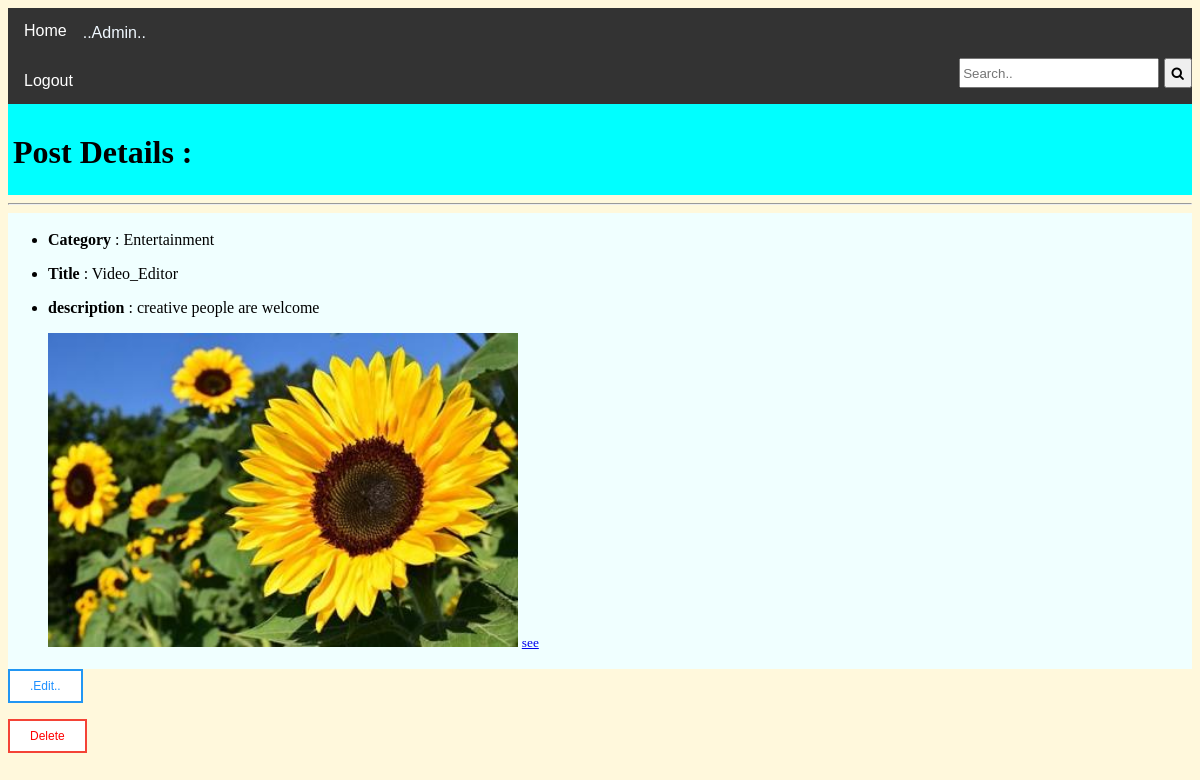
Screenshot of /employer/post-show/3 (signed in) with the database file from the repository.
### Post/models.py (models this page shows, shortened)
class Post(models.Model):
    category = models.CharField(max_length = 50 , choices = category_choices)
    title    = models.CharField(max_length = 50 , choices = title_choice )
    image    = models.ImageField(upload_to = "Company/Post/" )
    descript = models.TextField(blank = True)
    owner    = models.ForeignKey( Company , on_delete = models.CASCADE )

### Post/views.py (the view)
# urls.py: path(  'post-show/<int:prmKey>' , PostView.ShowPost , name = 'ShowPostCompany' ),
@login_required(redirect_field_name = 'dashboard:dashboard-home')
def ShowPost(request,prmKey):
    context = { 'Info' : Post.objects.get(pk=prmKey) }
    return render( request , 'Post/see_post.html' , context)

### Post/templates/Post/see_post.html
{% extends "DashBoard/base.html" %}
{% block content %}
{% load static %}
    <head>
        <link rel="stylesheet" href="{% static  'postDesign/seeAll.css' %}">
    </head>
    <body class="contain2">
        <div class="Head2">
            <h1> Post Details : </h1>
        </div><hr>
        <div class="dtaile">
            <ul>
                <li><p><b> Category</b>   : {{Info.category}}</p></li>
                <li><p><b> Title  </b>    : {{Info.title }}</p></li>
                <li><p><b>description</b> : {{Info.descript}}</p></li>
                <img src="{{ Info.image.url }}" alt="post-image" height="40%">
                <small> <a href="{{Info.image.url}}">see</a> </small>
            </ul>
        </div>
        <div>
            <form action="{% url 'company:PostEditCompany' Info.pk %}" method="GET">
                <button type="submit" class="btn info" > .Edit.. </button>
            </form>
            <form action="{% url 'company:PostDeleteConfirm' Info.pk %}">
                <button type="submit" class="btn danger"> Delete </button>
            </form>
        </div>
    </body>
{% endblock content %}

### static/postDesign/seeAll.css (style rules this page uses)
.btn { border: 2px solid black; background-color: white; color: black; padding: 8px 20px; font-size: 12px; cursor: pointer; }
.info { border-color: #2196F3; color: dodgerblue; }
.danger { border-color: #f44336; color: red }
.dtaile { padding-top:2px; padding-bottom: 2px; background-color:azure; }
.Head2 { background-color: aqua; padding-top: 8px; padding-bottom: 3px; padding-left: 5px; }
.contain2 { background-color: cornsilk; }

### rows the page displays
Post: category "Entertainment", title "Video_Editor", descript "creative people are welcome", image (picture)
